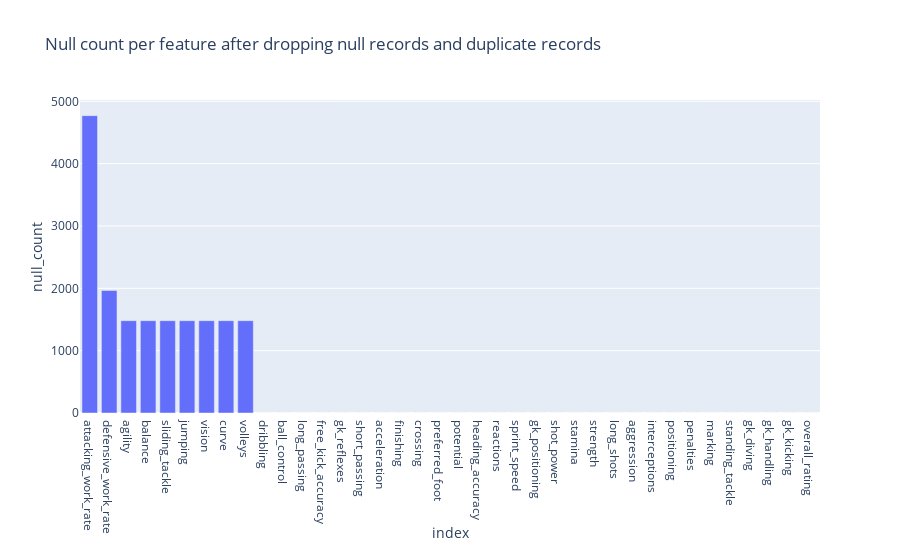

Here is the notebook cell this chart was saved with:
### Code cell
data=[go.Bar(
    
    x=soccer_rem_dup_null_count.index,
    y=soccer_rem_dup_null_count.null_count)
    
]
layout=go.Layout(title='Null count per feature after dropping null records and duplicate records',xaxis=dict(title='index'),yaxis=dict(title='null_count'),hovermode='closest')
fig=go.Figure(data=data,layout=layout)

fig.show()

### Figure 1 — Plotly figure (JSON) as saved in the notebook; plotly's stock layout.template omitted (floating-point values rounded to 4 significant figures)
{"data": [{"type": "bar", "x": ["attacking_work_rate", "defensive_work_rate", "agility", "balance", "sliding_tackle", "jumping", "vision", "curve", "volleys", "dribbling", "ball_control", "long_passing", "free_kick_accuracy", "gk_reflexes", "short_passing", "acceleration", "finishing", "crossing", "preferred_foot", "potential", "heading_accuracy", "reactions", "sprint_speed", "gk_positioning", "shot_power", "stamina", "strength", "long_shots", "aggression", "interceptions", "positioning", "penalties", "marking", "standing_tackle", "gk_diving", "gk_handling", "gk_kicking", "overall_rating"], "y": [4770, 1965, 1481, 1481, 1481, 1481, 1481, 1481, 1481, 0, 0, 0, 0, 0, 0, 0, 0, 0, 0, 0, 0, 0, 0, 0, 0, 0, 0, 0, 0, 0, 0, 0, 0, 0, 0, 0, 0, 0]}], "layout": {"hovermode": "closest", "title": {"text": "Null count per feature after dropping null records and duplicate records"}, "xaxis": {"title": {"text": "index"}}, "yaxis": {"title": {"text": "null_count"}}}}
